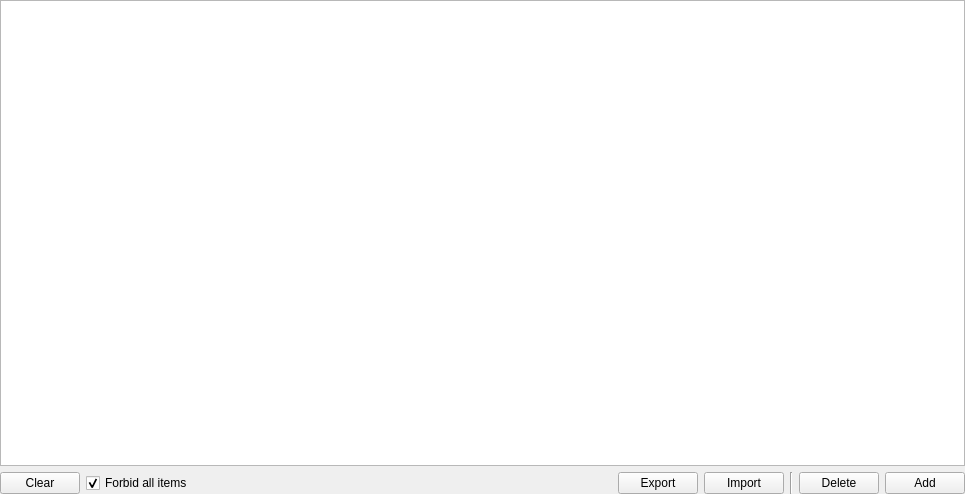
<?xml version="1.0" encoding="UTF-8"?>
<ui version="4.0">
 <class>SAKBaseListWidget</class>
 <widget class="QWidget" name="SAKBaseListWidget">
  <property name="geometry">
   <rect>
    <x>0</x>
    <y>0</y>
    <width>965</width>
    <height>494</height>
   </rect>
  </property>
  <property name="windowTitle">
   <string notr="true">Form</string>
  </property>
  <layout class="QGridLayout" name="gridLayout">
   <property name="leftMargin">
    <number>0</number>
   </property>
   <property name="topMargin">
    <number>0</number>
   </property>
   <property name="rightMargin">
    <number>0</number>
   </property>
   <property name="bottomMargin">
    <number>0</number>
   </property>
   <item row="1" column="4">
    <widget class="QPushButton" name="importPushButton">
     <property name="text">
      <string>Import</string>
     </property>
    </widget>
   </item>
   <item row="0" column="0" colspan="8">
    <widget class="QListWidget" name="itemListWidget"/>
   </item>
   <item row="1" column="5">
    <widget class="Line" name="line_2">
     <property name="orientation">
      <enum>Qt::Vertical</enum>
     </property>
    </widget>
   </item>
   <item row="1" column="2">
    <widget class="QLabel" name="infoLabel">
     <property name="sizePolicy">
      <sizepolicy hsizetype="Expanding" vsizetype="Preferred">
       <horstretch>0</horstretch>
       <verstretch>0</verstretch>
      </sizepolicy>
     </property>
     <property name="text">
      <string/>
     </property>
    </widget>
   </item>
   <item row="1" column="7">
    <widget class="QPushButton" name="addPushButton">
     <property name="text">
      <string>Add</string>
     </property>
    </widget>
   </item>
   <item row="1" column="0">
    <widget class="QPushButton" name="clearPushButton">
     <property name="text">
      <string>Clear</string>
     </property>
    </widget>
   </item>
   <item row="1" column="3">
    <widget class="QPushButton" name="exportPushButton">
     <property name="text">
      <string>Export</string>
     </property>
    </widget>
   </item>
   <item row="1" column="6">
    <widget class="QPushButton" name="deletePushButton">
     <property name="text">
      <string>Delete</string>
     </property>
    </widget>
   </item>
   <item row="1" column="1">
    <widget class="QCheckBox" name="forbidAllItemsCheckBox">
     <property name="text">
      <string>Forbid all items</string>
     </property>
     <property name="checked">
      <bool>true</bool>
     </property>
    </widget>
   </item>
  </layout>
 </widget>
 <resources/>
 <connections/>
</ui>
